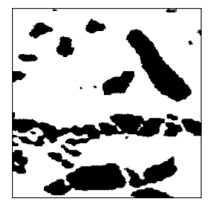
#> input picture Python/Daftar gambar eksperimen-20231205/ruin1.jpg, 210 x 206 px
$ python suplemen9_opening.py
#> lines starting #> are read from the running program, lines starting #| are printed output that depends on the picture; after the words box and inside, x2 and y2 are one past the last pixel; in counts of white or black regions, pixels touching at a corner belong together
import cv2
import numpy as np
from matplotlib import pyplot as plt

imggambara=cv2.imread("Daftar gambar eksperimen-20231205/ruin1.jpg",0)
#> imggambara is the input picture: shape (206, 210); min 0, max 255, mean 197.7
imggambar=cv2.cvtColor(imggambara,cv2.THRESH_BINARY)
kernel = np.ones((15,15),np.uint8)
imgopening=cv2.morphologyEx(imggambar,cv2.MORPH_OPEN,kernel)
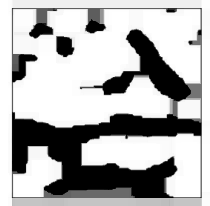
#> imgopening: shape (206, 210, 4); mean B, G, R, A 176.7, 176.7, 176.7, 255
# kernel = np.ones((5,5),np.uint8)
# imgmg=cv2.morphologyEx(imgopening,cv2.MORPH_GRADIENT,kernel)

# tampil_hor=np.concatenate((imggambar,imgopening),axis=0)

cv2.putText(imgopening,"Identifikasi Objek",(100,175),cv2.FONT_HERSHEY_COMPLEX,0.5,(0,255,255),1)
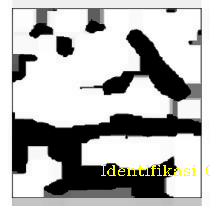
#> imgopening: shape (206, 210, 4); 0.8% of pixels changed, all inside (x1, y1, x2, y2) = (101, 165, 210, 176)


tampil_hor=np.concatenate((imggambar,imgopening),axis=0)
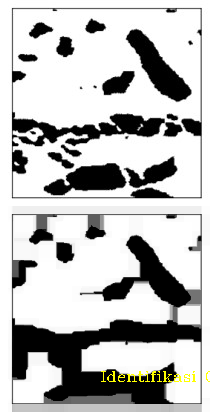
#> tampil_hor: shape (412, 210, 4); mean B, G, R, A 186.9, 187.9, 187.9, 254
cv2.imshow('hasil akhir',tampil_hor)

# cv2.imshow("contoh opening",imgopening)

cv2.waitKey(0)
cv2.destroyAllWindows


# kernel = np.ones((7,7),np.uint8)
# imgclosing=cv2.morphologyEx(imggambar,cv2.MORPH_CLOSE,kernel)
# cv2.imshow("contoh closing",imgclosing)

$ run again, with Python/Daftar gambar eksperimen-20231205/ruin2.jpg copied over Python/Daftar gambar eksperimen-20231205/ruin1.jpg
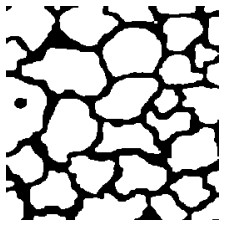
#> input picture Python/Daftar gambar eksperimen-20231205/ruin2.jpg, 230 x 228 px
#> imggambara is the input picture: shape (228, 230); min 0, max 255, mean 189.7
#> `cv2.putText(imgopening,"Identifikasi Objek",(100,175),cv2.FONT_HERSHEY..`:
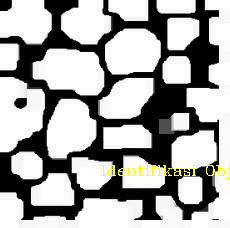
#> imgopening: shape (228, 230, 4); mean B, G, R, A 163.8, 165.8, 165.8, 253
#> `tampil_hor=np.concatenate((imggambar,imgopening),axis=0)`:
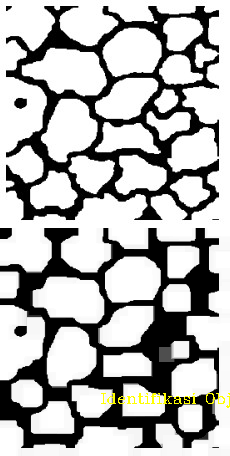
#> tampil_hor: shape (456, 230, 4); mean B, G, R, A 176.7, 177.8, 177.8, 254
